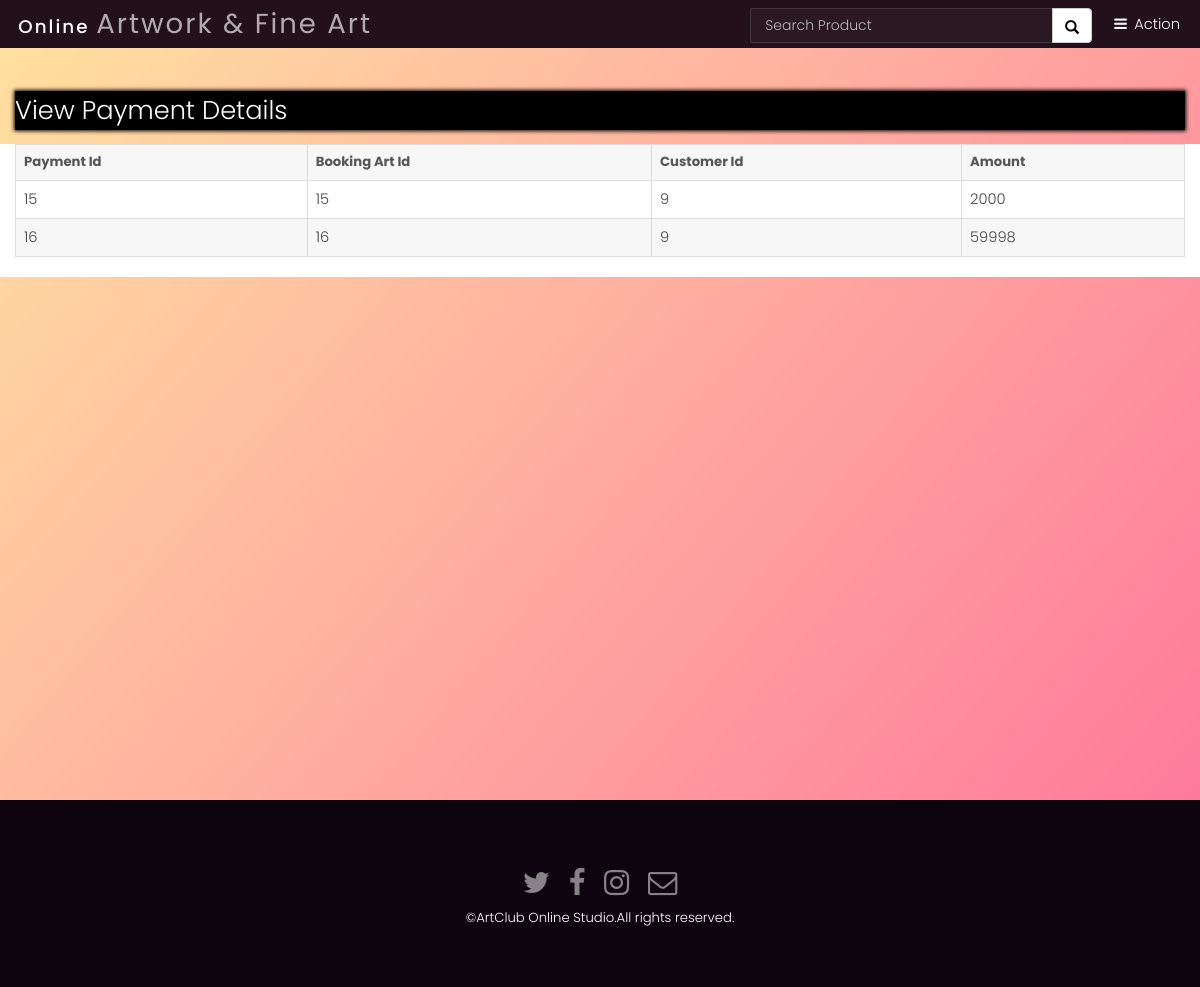
Screenshot of /customer/view_payment_cust.php?id=9 with the database file from the repository.
### tables this page shows
CREATE TABLE `payment_info` (
  `pay_id` int(10) NOT NULL,
  `bart_id` int(10) NOT NULL,
  `cust_id` int(10) NOT NULL,
  `pay_amount` int(10) NOT NULL
);

### customer/view_payment_cust.php (the view, shortened to what this page needs)
<div class="back-img back-img1">
   <?php include("header/header.php");?>
   <div class="container-fluid" style="margin-top: 31px;">
      <h2>View Payment Details</h2>
   </div>
   <div class="container-fluid" style="
      background-color: white;>
      <div class="row" style="margin-left: 10px;">
      <?php
         $a=$_GET['id'];
         $sql="select * from payment_info where cust_id=$a";
         $run=mysqli_query($con,$sql);
         echo "<table class='table table-bordered'>
         <tr>
         <th>Payment Id</th>
         <th>Booking Art Id</mmth>
         <th> Customer Id</th>
         <th>Amount</th>
         </tr>";
         while($result=mysqli_fetch_array($run))
         {
         	echo "<tr>
         	<td>$result[0]</td>
         <td>$result[1]</td>
         <td>$result[2]</td>
         <td>$result[3]</td>
         	</tr>";
         }
         echo "</table>";
         ?>
   </div>
</div>
<?php include("../footer/footer.php");?>

### css/style.css (style rules this page uses)
body { font-family: 'Lato'; }
html, body, section { height: 100%; }
h2 { font-weight: 800; padding: 10px; border-bottom: 4px solid #000; }
.back-img { background: url(../img/banner0.jpg); background-repeat: no-repeat; background-size: cover; padding: 0px; position: relative; min-height: 100%; padding-top: 10%; margin-top: 0px; }
.back-img1 { padding: 5% 0; }
h2 { background-color: black !important; color: white !important; font-weight: 500; box-shadow: 0 0 4px 1px black; }

### assets/css/main.css (style rules this page uses)
html, body, div, span, applet, object, iframe, h1, h2, h3, h4, h5, h6, p, blockquote, pre, a, abbr, acronym, address, big, cite, code, del, dfn, em, img, ins, kbd, q, s, samp, small, strike, strong, sub, sup, tt, var, b, u, i, center, dl, dt, dd, ol, ul, li, fieldset, form, label, legend, table, caption, tbody, tfoot, thead, tr, th, td, article, aside, canvas, details, embed, figure, figcaption, footer, header, hgroup, menu, nav, output, ruby, section, summary, time, mark, audio, video { margin: 0; padding: 0; border: 0; font-size: 100%; font: inherit; vertical-align: baseline; }
body { line-height: 1; }
table { border-collapse: collapse; border-spacing: 0; }
body { -webkit-text-size-adjust: none; }
*, *:before, *:after { -moz-box-sizing: border-box; -webkit-box-sizing: border-box; box-sizing: border-box; }
body { -ms-overflow-style: scrollbar; }
body { background: #fff; }
html { font-size: 13pt; }
@media screen and (max-width: 1680px) { html { font-size: 11pt; } }
@media screen and (max-width: 1280px) { html { font-size: 11pt; } }
body { background-color: #fff; color: #444; }
body, input, select, textarea { font-family: "Poppins", sans-serif; font-weight: 300; font-size: 1rem; line-height: 1.65; }
h1, h2, h3, h4, h5, h6 { font-weight: 300; line-height: 1.5; margin: 0 0 1rem 0; }
h2 { font-size: 1.75rem; }
h1, h2, h3, h4, h5, h6 { color: #555; }
table { margin: 0 0 2rem 0; width: 100%; }
table tbody tr { border: solid 1px; border-left: 0; border-right: 0; }
table td { padding: 0.75rem 0.75rem; }
table th { font-size: 0.9rem; font-weight: 700; padding: 0 0.75rem 0.75rem 0.75rem; text-align: left; }
table tbody tr { border-color: rgba(144, 144, 144, 0.25); }
table tbody tr:nth-child(2n + 1) { background-color: rgba(144, 144, 144, 0.075); }
table th { color: #555; }
.back-img { background-repeat: no-repeat !important; background-attachment: fixed !important; }

### rows the page displays
payment_info: pay_id "15", bart "15", cust "9", pay_amount "2000"
payment_info: pay_id "16", bart "16", cust "9", pay_amount "59998"
